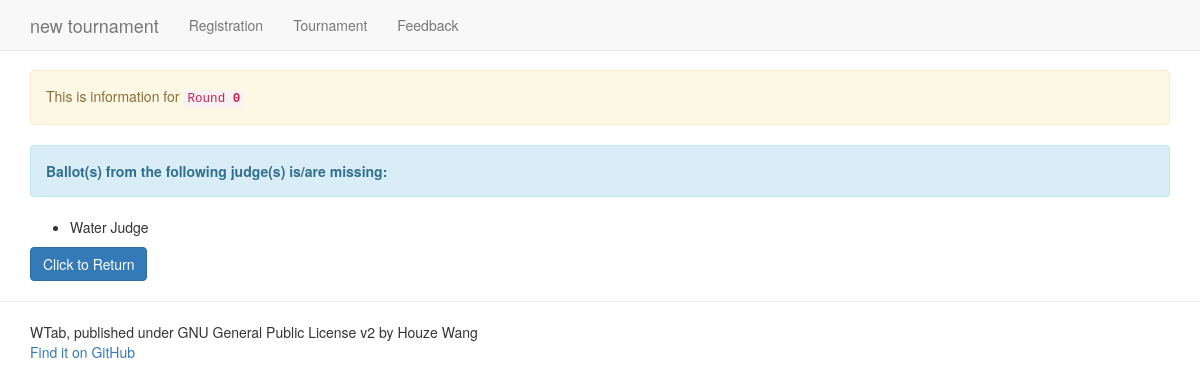
/tournament/judge-check, run on the app's committed database.
### tournament/models.py (models this page shows, shortened)
class Tournament_Settings(models.Model):
    Name_of_Tournament = models.CharField(max_length=64, default="new tournament")
    Max_Margin = models.IntegerField(default=300)
    Score_Max = models.IntegerField(default=90)
    Score_Min = models.IntegerField(default=60)
    Total_Rounds = models.IntegerField(default=8)
    Novice_Breaks = models.IntegerField(default=4)
    Breaks = models.IntegerField(default=16)
    Tab_Released = models.BooleanField(default=False)
    Registration_Open = models.BooleanField(default=True)
    Admin_Code = models.CharField(default="admin",max_length=8)

class Judge(models.Model):
    name = models.CharField(max_length=64, unique=True, primary_key=True)
    code = models.CharField(max_length=8, unique=True, default='CODE')
    weight = models.IntegerField(default=1)
    round_filled = models.IntegerField(default=-1)
    def __unicode__(self):
        return (self.name)

### tournament/views.py (the view, shortened to what this page needs)
def judge_check(request):
    context_dict = {}
    n = Room_Stat.objects.order_by('-round_number')[0]
    n = n.round_number
    break_number = Tournament_Settings.objects.all()[0].Total_Rounds
    break_status = n > break_number
    try:
        judge_list = Judge.objects.filter(round_filled=n-1)
    except Judge.DoesNotExist:
        judge_list = None
    tournament_name = Tournament_Settings.objects.all()[0].Name_of_Tournament
    context_dict['judge_list'] = judge_list
    context_dict['round_number'] = n
    context_dict['tournament_name'] = tournament_name
    context_dict['break_status'] = break_status
    return (render(request,'judge_check.html',context_dict))

### templates/judge_check.html (shortened to what this page needs)
{% extends 'base.html' %}
{% block body_block %}
  {% if judge_list %}
  <div class="container">
    {% if not break_status %}
    <div class="alert alert-warning">
      This is information for <code>Round <strong>{{round_number}}</strong></code>
    </div>
    <div class="alert alert-info">
      <strong>Ballot(s) from the following judge(s) is/are missing:</strong>
    </div>
    <ul>
      {%for judge in judge_list%}
      <li>{{judge}}</li>
      {% endfor %}
    </ul>
    {% endif %}
  </div>
  {% else %}
  <div class="container">
    <div class="alert alert-success">
      <strong>All Ballots collected</strong>
    </div>
  </div>
  {% endif %}
  <div class="container">
    <a href="/tournament/" class="btn btn-primary">Click to Return</a>
  </div>
{% endblock %}

### templates/base.html (shortened to what this page needs)
<!DOCTYPE HTML>
{% load staticfiles %}
<html>
    <head>
      <link rel="stylesheet" type="text/css" href="{% static 'bootstrap/css/bootstrap.min.css' %}">
    </head>
    <body>
      <nav class="navbar navbar-default navbar-fixed-top" role="navigation">
        <div class="container">
          <div class="navbar-header">
            <a class="navbar-brand" href="/tournament/">{{tournament_name}}</a>
          </div>
          <div id="navbar" class="navbar-collapse collapse">
            <ul class="nav navbar-nav">
              <li>
                <a href="/registration/">Registration</a>
              </li>
              <li>
                <a href="/tournament/">Tournament</a>
              </li>
              <li>
                <a href="/feedback/">Feedback</a>
              </li>
            </ul>
          </div>
        </div>
      </nav>
      {% block body_block %}{% endblock %}
      <hr>
      <div class="container">
        WTab, published under GNU General Public License v2 by Houze Wang
        <br>
        <a href="https://github.com/kerbinagent/tabpy2">Find it on GitHub</a>
      </div>
    </body>
</html>

### templates/base.html (style rules this page uses)
body { min-height: 900px; padding-top: 70px; }

### data on the page
Tournament_Settings: Name_of_Tournament "new tournament"
Judge: name "Water Judge"

### other printed values
{{ round_number }} "0"
